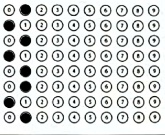
#> input picture regiao_enem/regiao_1.jpg, 165 x 135 px
$ python analise_regiao1.py
#> lines starting #> are read from the running program, lines starting #| are printed output that depends on the picture; after the words box and inside, x2 and y2 are one past the last pixel; in counts of white or black regions, pixels touching at a corner belong together
### relative_path.py
import os, sys
def resource_path(relative_path):
    """ Get absolute path to resource, works for dev and for PyInstaller """
    base_path = getattr(
        sys,
        '_MEIPASS',
        os.path.dirname(os.path.abspath(__file__)))
    return os.path.join(base_path, relative_path)

### analise_regiao1.py
import cv2
import relative_path

def executar_analise_regiao1():
    # Função para binarizar a imagem
    def binarizar_imagem(imagem):
        # Converter a imagem para tons de cinza
        imagem_gray = cv2.cvtColor(imagem, cv2.COLOR_BGR2GRAY)

        # Aplicar uma operação de limiarização para binarizar a imagem
        _, imagem_binarizada = cv2.threshold(imagem_gray, 70, 255, cv2.THRESH_BINARY_INV)

        return imagem_binarizada

    # Função para extrair a matrícula da imagem binarizada
    def extrair_matricula(regiao_binarizada):
        matricula = ''
        for linha in range(8):
            digitos = []
            for coluna in range(10):
                x1 = coluna * 60
                y1 = linha * 110
                x2 = coluna * 60 + 30
                y2 = linha * 110 - 18

                circulo = regiao_binarizada[y1:y2, x1:x2]
                cv2.imshow('circulo', circulo)
                cv2.waitKey(0)
                cv2.destroyAllWindows()
                altura, largura = circulo.shape[:2]
                area_circulo = cv2.countNonZero(circulo)
                if area_circulo > 0.15* altura * largura:
                    digitos.insert(0, str(coluna))  # Inserir o dígito no início da lista

            matricula += ''.join(digitos)

        return matricula[::-1]  # Inverter a matrícula antes de retornar

    # Ler a imagem da região
    imagem_regiao = cv2.imread(relative_path.resource_path('regiao_enem/regiao_1.jpg'))
#> imagem_regiao is the input picture: shape (135, 165, 3); mean B, G, R 210.9, 211.4, 209.2

    # Redimensionar a imagem (aumentar 3x)
    imagem_regiao = cv2.resize(imagem_regiao, None, fx=3, fy=3, interpolation=cv2.INTER_LINEAR)
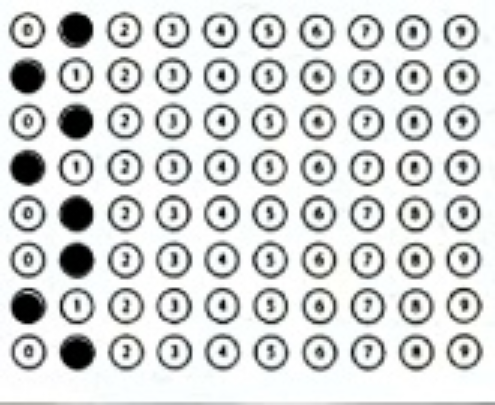
#> imagem_regiao: shape (405, 495, 3); mean B, G, R 210.8, 211.3, 209.1

    # Binarizar a imagem da região
    imagem_binarizada = binarizar_imagem(imagem_regiao)
#> in binarizar_imagem, `_, imagem_binarizada = cv2.threshold(imagem_gray, 70, 255, cv2.THRESH_..`:
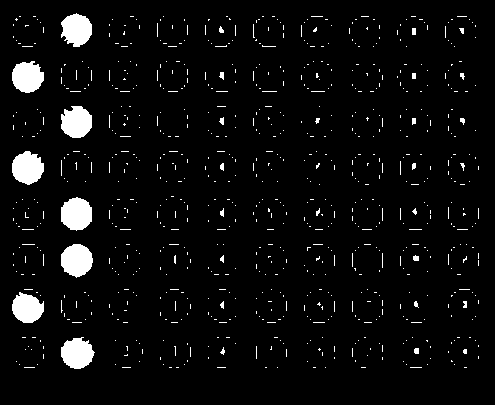
#> imagem_binarizada: shape (405, 495); 4.7% white; 805 white regions (778 under 20 px), largest, box (x1, y1, x2, y2) and area: (61, 197, 92, 231) 823, (61, 244, 93, 278) 815, (12, 151, 44, 185) 804

    # Exibir a imagem binarizada
    # cv2.imshow('Imagem Binarizada', imagem_binarizada)
    # cv2.waitKey(0)
    # cv2.destroyAllWindows()

    # Extrair a matrícula da imagem binarizada
    matricula = extrair_matricula(imagem_binarizada)
#> the loop in extrair_matricula, `for linha in range(8):` made 8 passes
#> pass 1, in extrair_matricula, `cv2.imshow('circulo', circulo)`:
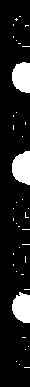
#> window 'circulo': shape (387, 30); 12.9% white; 39 white regions (36 under 20 px), largest, box (x1, y1, x2, y2) and area: (12, 151, 30, 185) 482, (12, 62, 30, 93) 462, (12, 292, 30, 323) 440
#> pass 1, in extrair_matricula, `cv2.imshow('circulo', circulo)`:
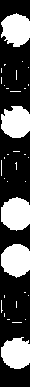
#> window 'circulo': shape (387, 30); 33.9% white; 35 white regions (30 under 20 px), largest, box (x1, y1, x2, y2) and area: (1, 197, 30, 231) 793, (1, 244, 30, 278) 779, (1, 106, 30, 138) 752, (1, 13, 30, 47) 749, (1, 337, 30, 369) 734
#> pass 1, in extrair_matricula, `cv2.imshow('circulo', circulo)`:
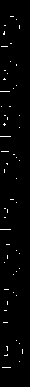
#> window 'circulo': shape (387, 30); 1.5% white in thin lines or dots, all inside (x1, y1, x2, y2) = (0, 16, 23, 368)
#> pass 1, in extrair_matricula, `cv2.imshow('circulo', circulo)`:
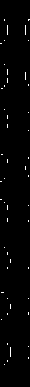
#> window 'circulo': shape (387, 30); 1.2% white in thin lines or dots, all inside (x1, y1, x2, y2) = (0, 19, 30, 365)
#> after the loop in extrair_matricula, `for linha in range(8):`: matricula = '1'
#> matricula = '1'
    matricula_pronta = matricula[::-1] # Hugo alterou aqui
#> matricula_pronta = '1'

    # Imprimir a matrícula invertida
    print(f'Matrícula: {matricula_pronta}') # Hugo alterou aqui
#| Matrícula: 1


# Chamada da função principal
if __name__ == "__main__":
    executar_analise_regiao1()
